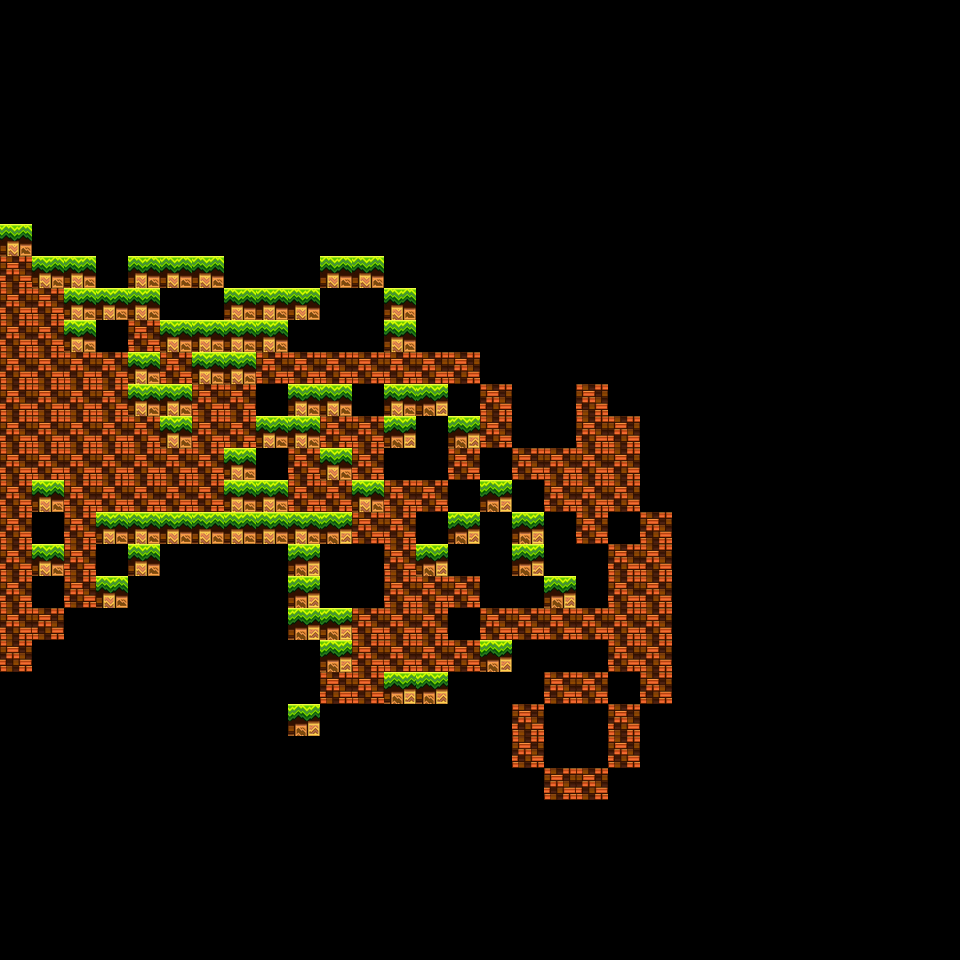

Tiled map render using the project's own tile images. Description and the whole map definition, tile-layer contents included, below:
An orthogonal 30x30 tile map with 32x32 px tiles, 1 tile layer (Tile Layer 1).

<map version="1.0" orientation="orthogonal" width="30" height="30" tilewidth="32" tileheight="32">
 <tileset firstgid="1" name="test" tilewidth="32" tileheight="32">
  <image source="tiles.png" width="1024" height="1024" />
 </tileset>
 <layer name="Tile Layer 1" width="30" height="30">
  <data encoding="csv">
0,0,0,0,0,0,0,0,0,0,0,0,0,0,0,0,0,0,0,0,0,0,0,0,0,0,0,0,0,0,
0,0,0,0,0,0,0,0,0,0,0,0,0,0,0,0,0,0,0,0,0,0,0,0,0,0,0,0,0,0,
0,0,0,0,0,0,0,0,0,0,0,0,0,0,0,0,0,0,0,0,0,0,0,0,0,0,0,0,0,0,
0,0,0,0,0,0,0,0,0,0,0,0,0,0,0,0,0,0,0,0,0,0,0,0,0,0,0,0,0,0,
0,0,0,0,0,0,0,0,0,0,0,0,0,0,0,0,0,0,0,0,0,0,0,0,0,0,0,0,0,0,
0,0,0,0,0,0,0,0,0,0,0,0,0,0,0,0,0,0,0,0,0,0,0,0,0,0,0,0,0,0,
0,0,0,0,0,0,0,0,0,0,0,0,0,0,0,0,0,0,0,0,0,0,0,0,0,0,0,0,0,0,
4,0,0,0,0,0,0,0,0,0,0,0,0,0,0,0,0,0,0,0,0,0,0,0,0,0,0,0,0,0,
742,4,4,0,4,4,4,0,0,0,4,4,0,0,0,0,0,0,0,0,0,0,0,0,0,0,0,0,0,0,
742,742,4,4,4,0,0,4,4,4,0,0,4,0,0,0,0,0,0,0,0,0,0,0,0,0,0,0,0,0,
742,742,4,0,742,4,4,4,4,0,0,0,4,0,0,0,0,0,0,0,0,0,0,0,0,0,0,0,0,0,
742,742,742,742,4,742,4,4,742,742,742,742,742,742,742,0,0,0,0,0,0,0,0,0,0,0,0,0,0,0,
742,742,742,742,4,4,742,742,0,4,4,0,4,6,0,742,0,0,742,0,0,0,0,0,0,0,0,0,0,0,
742,742,742,742,742,4,742,742,4,4,742,742,6,0,6,742,0,0,742,742,0,0,0,0,0,0,0,0,0,0,
742,742,742,742,742,742,742,4,0,742,4,742,0,0,742,0,742,742,742,742,0,0,0,0,0,0,0,0,0,0,
742,4,742,742,742,742,742,4,4,742,742,4,742,742,0,6,0,742,742,742,0,0,0,0,0,0,0,0,0,0,
742,0,742,4,4,4,4,4,4,4,6,742,742,0,6,0,6,0,742,0,742,0,0,0,0,0,0,0,0,0,
742,4,742,0,4,0,0,0,0,6,0,0,742,6,0,0,6,0,0,742,742,0,0,0,0,0,0,0,0,0,
742,0,742,4,0,0,0,0,0,6,0,0,742,742,742,0,0,6,0,742,742,0,0,0,0,0,0,0,0,0,
742,742,0,0,0,0,0,0,0,6,6,742,742,742,0,742,742,742,742,742,742,0,0,0,0,0,0,0,0,0,
742,0,0,0,0,0,0,0,0,0,6,742,742,742,742,6,0,0,0,742,742,0,0,0,0,0,0,0,0,0,
0,0,0,0,0,0,0,0,0,0,742,742,6,6,0,0,0,742,742,0,742,0,0,0,0,0,0,0,0,0,
0,0,0,0,0,0,0,0,0,6,0,0,0,0,0,0,742,0,0,742,0,0,0,0,0,0,0,0,0,0,
0,0,0,0,0,0,0,0,0,0,0,0,0,0,0,0,742,0,0,742,0,0,0,0,0,0,0,0,0,0,
0,0,0,0,0,0,0,0,0,0,0,0,0,0,0,0,0,742,742,0,0,0,0,0,0,0,0,0,0,0,
0,0,0,0,0,0,0,0,0,0,0,0,0,0,0,0,0,0,0,0,0,0,0,0,0,0,0,0,0,0,
0,0,0,0,0,0,0,0,0,0,0,0,0,0,0,0,0,0,0,0,0,0,0,0,0,0,0,0,0,0,
0,0,0,0,0,0,0,0,0,0,0,0,0,0,0,0,0,0,0,0,0,0,0,0,0,0,0,0,0,0,
0,0,0,0,0,0,0,0,0,0,0,0,0,0,0,0,0,0,0,0,0,0,0,0,0,0,0,0,0,0,
0,0,0,0,0,0,0,0,0,0,0,0,0,0,0,0,0,0,0,0,0,0,0,0,0,0,0,0,0,0
</data>
 </layer>
</map>